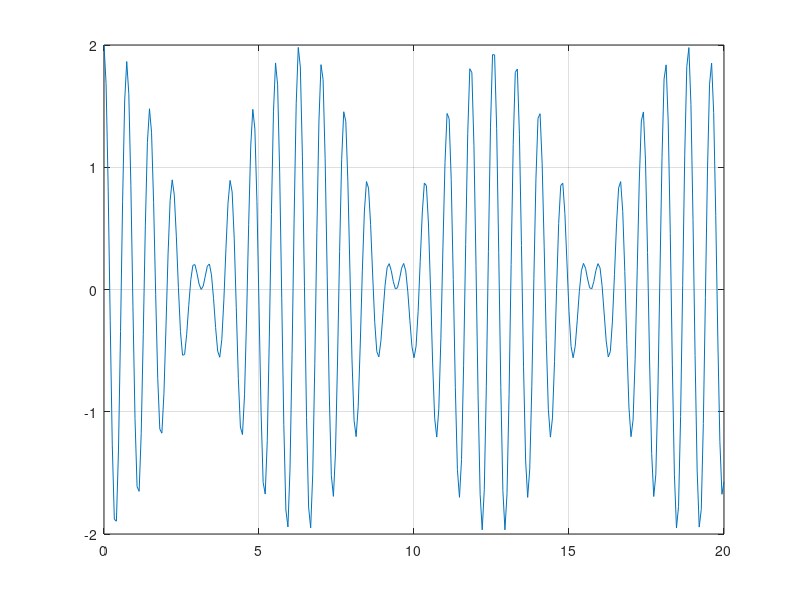

Source code (MATLAB):
h = inline( 'cos(8*t) + cos(9*t)' );
x = 0 : 20/300 : 20;
plot(x, h(x)), grid
f1 = inline( 'x.^2 + y.^2', 'x', 'y' );
f1(1, 2)